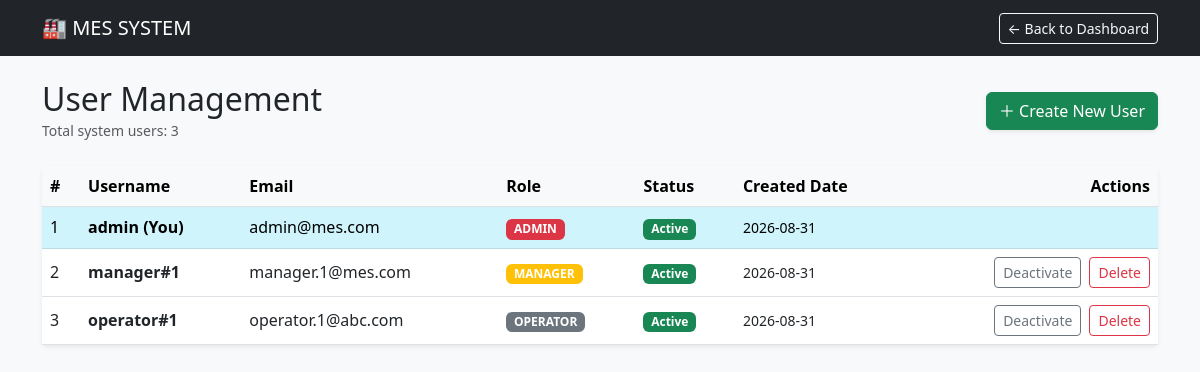
Before: /admin/users (signed in) with the older database file.
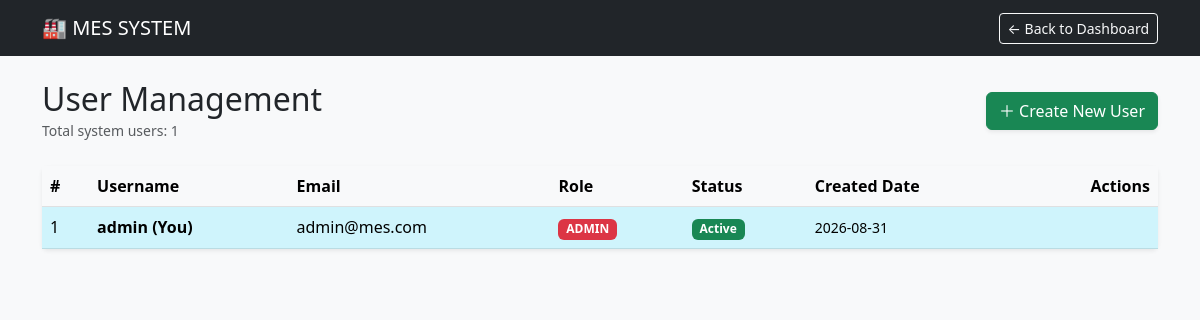
After: the same page with the newer database file.
### app.py (models this page shows, shortened)
class User(db.Model, UserMixin):
    id = db.Column(db.Integer, primary_key=True)
    username = db.Column(db.String(50), unique=True, nullable=False)
    email = db.Column(db.String(120), unique=True, nullable=False)
    password_hash = db.Column(db.String(128), nullable=False)
    role = db.Column(db.String(20), default='operator') # admin, manager, operator
    is_active = db.Column(db.Boolean, default=True)
    date_created = db.Column(db.DateTime, default=datetime.now)

### app.py (the view)
@app.route('/admin/users')
@login_required
@role_required('admin')
def admin_users():
    users = User.query.all()
    user_count = User.query.count()
    return render_template('admin_users.html', users=users, user_count=user_count)

### app.py (called while the page is built)
@login_manager.user_loader
def load_user(user_id):
    return User.query.get(int(user_id))

def role_required(*roles):
    def decorator(f):
        @wraps(f)
        def decorated_function(*args, **kwargs):
            if not current_user.is_authenticated or current_user.role not in roles:
                flash("Quyền truy cập bị từ chối!", "danger")
                return redirect(url_for('index'))
            return f(*args, **kwargs)
        return decorated_function
    return decorator

### templates/admin_users.html (shortened to what this page needs)
<!DOCTYPE html>
<html lang="en">
<head>
    <link href="https://cdn.jsdelivr.net/npm/bootstrap@5.3.0/dist/css/bootstrap.min.css" rel="stylesheet">
</head>
<body class="bg-light">
<nav class="navbar navbar-dark bg-dark mb-4">
    <div class="container">
        <a class="navbar-brand" href="/">🏭 MES SYSTEM</a>
        <a href="/" class="btn btn-outline-light btn-sm">← Back to Dashboard</a>
    </div>
</nav>
<div class="container">
    <div class="d-flex justify-content-between align-items-center mb-4">
        <div>
            <h2 class="mb-0">User Management</h2>
            <small class="text-muted">Total system users: {{ user_count }}</small>
        </div>
        <button class="btn btn-success shadow-sm" data-bs-toggle="modal" data-bs-target="#createUserModal">
            ＋ Create New User
        </button>
    </div>
    <div class="card shadow-sm border-0">
        <div class="table-responsive">
            <table class="table table-hover align-middle mb-0">
                <thead class="table-light">
                    <tr>
                        <th>#</th>
                        <th>Username</th>
                        <th>Email</th>
                        <th>Role</th>
                        <th>Status</th>
                        <th>Created Date</th>
                        <th class="text-end">Actions</th>
                    </tr>
                </thead>
                <tbody>
                    {% for user in users %}
                    <tr class="{% if user.id == current_user.id %}table-info{% endif %}">
                        <td>{{ user.id }}</td>
                        <td class="fw-bold">{{ user.username }} {% if user.id == current_user.id %}(You){% endif %}</td>
                        <td>{{ user.email }}</td>
                        <td>
                            <span class="badge {% if user.role == 'admin' %}bg-danger{% elif user.role == 'manager' %}bg-warning{% else %}bg-secondary{% endif %}">
                                {{ user.role|upper }}
                            </span>
                        </td>
                        <td>
                            {% if user.is_active %}
                                <span class="badge bg-success">Active</span>
                            {% else %}
                                <span class="badge bg-danger">Inactive</span>
                            {% endif %}
                        </td>
                        <td class="small">{{ user.date_created.strftime('%Y-%m-%d') }}</td>
                        <td class="text-end">
                            {% if user.id != current_user.id %}
                            <div class="d-flex justify-content-end gap-2">
                                <form action="/admin/toggle-user/{{ user.id }}" method="POST">
                                    <button class="btn btn-sm {% if user.is_active %}btn-outline-secondary{% else %}btn-outline-success{% endif %}">
                                        {% if user.is_active %}Deactivate{% else %}Activate{% endif %}
                                    </button>
                                </form>
                                <form action="/admin/delete-user/{{ user.id }}" method="POST" onsubmit="return confirm('Are you sure? This cannot be undone.');">
                                    <button class="btn btn-sm btn-outline-danger">Delete</button>
                                </form>
                            </div>
                            {% endif %}
                        </td>
                    </tr>
                    {% endfor %}
                </tbody>
            </table>
        </div>
    </div>
</div>
</body>
</html>

Changed rows visible on the page:
removed User: id "2", username "manager#1", email "manager.1@mes.com", role "MANAGER", is_active "Active", date_created "2026-08-31"
removed User: id "3", username "operator#1", email "operator.1@abc.com", role "OPERATOR", is_active "Active", date_created "2026-08-31"
Other visible differences:
{{ user_count }}: "3" → "1"
